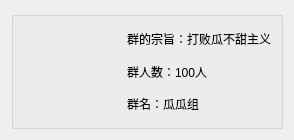
<?xml version="1.0" encoding="UTF-8"?>
<ui version="4.0">
 <class>GroupItem</class>
 <widget class="QWidget" name="GroupItem">
  <property name="geometry">
   <rect>
    <x>0</x>
    <y>0</y>
    <width>294</width>
    <height>140</height>
   </rect>
  </property>
  <property name="windowTitle">
   <string>Form</string>
  </property>
  <layout class="QGridLayout" name="gridLayout">
   <item row="0" column="0">
    <widget class="QGroupBox" name="groupBox">
     <property name="title">
      <string/>
     </property>
     <layout class="QGridLayout" name="gridLayout_2">
      <item row="0" column="0">
       <layout class="QHBoxLayout" name="horizontalLayout">
        <item>
         <widget class="QLabel" name="label">
          <property name="text">
           <string/>
          </property>
          <property name="pixmap">
           <pixmap resource="resource.qrc">:/resource/image/login/resource/image/login/avatar.png</pixmap>
          </property>
          <property name="scaledContents">
           <bool>true</bool>
          </property>
         </widget>
        </item>
        <item>
         <layout class="QVBoxLayout" name="verticalLayout">
          <item>
           <widget class="QLabel" name="label_3">
            <property name="text">
             <string>群的宗旨：打败瓜不甜主义</string>
            </property>
           </widget>
          </item>
          <item>
           <widget class="QLabel" name="label_4">
            <property name="text">
             <string>群人数：100人</string>
            </property>
           </widget>
          </item>
          <item>
           <widget class="QLabel" name="label_2">
            <property name="text">
             <string>群名：瓜瓜组</string>
            </property>
           </widget>
          </item>
         </layout>
        </item>
       </layout>
      </item>
     </layout>
    </widget>
   </item>
  </layout>
 </widget>
 <resources>
  <include location="resource.qrc"/>
 </resources>
 <connections/>
</ui>
